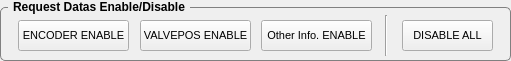
  <widget class="QGroupBox" name="GB_JointSelection_6">
   <property name="geometry">
    <rect>
     <x>10</x>
     <y>196</y>
     <width>511</width>
     <height>61</height>
    </rect>
   </property>
   <property name="font">
    <font>
     <weight>75</weight>
     <bold>true</bold>
    </font>
   </property>
   <property name="styleSheet">
    <string notr="true">QGroupBox {
    border: 1px solid gray;
    border-radius: 5px;
    margin-top: 7px;
}

QGroupBox::title {
    subcontrol-origin: margin;
    left: 8px;
    padding: 0 3px 0 3px;
}
</string>
   </property>
   <property name="title">
    <string>Request Datas Enable/Disable</string>
   </property>
   <widget class="QPushButton" name="BTN_VALVEPOS_ENABLE">
    <property name="geometry">
     <rect>
      <x>140</x>
      <y>20</y>
      <width>111</width>
      <height>31</height>
     </rect>
    </property>
    <property name="font">
     <font>
      <pointsize>8</pointsize>
     </font>
    </property>
    <property name="styleSheet">
     <string notr="true"/>
    </property>
    <property name="text">
     <string>VALVEPOS ENABLE</string>
    </property>
   </widget>
   <widget class="QPushButton" name="BTN_ENC_ENABLE">
    <property name="geometry">
     <rect>
      <x>18</x>
      <y>20</y>
      <width>111</width>
      <height>31</height>
     </rect>
    </property>
    <property name="font">
     <font>
      <pointsize>8</pointsize>
     </font>
    </property>
    <property name="styleSheet">
     <string notr="true"/>
    </property>
    <property name="text">
     <string>ENCODER ENABLE</string>
    </property>
   </widget>
   <widget class="QPushButton" name="BTN_DISABLE_ALL">
    <property name="geometry">
     <rect>
      <x>402</x>
      <y>20</y>
      <width>91</width>
      <height>31</height>
     </rect>
    </property>
    <property name="font">
     <font>
      <pointsize>8</pointsize>
     </font>
    </property>
    <property name="styleSheet">
     <string notr="true"/>
    </property>
    <property name="text">
     <string>DISABLE ALL</string>
    </property>
   </widget>
   <widget class="Line" name="line">
    <property name="geometry">
     <rect>
      <x>378</x>
      <y>15</y>
      <width>16</width>
      <height>41</height>
     </rect>
    </property>
    <property name="orientation">
     <enum>Qt::Vertical</enum>
    </property>
   </widget>
   <widget class="QPushButton" name="BTN_SOMETHING_ENABLE">
    <property name="geometry">
     <rect>
      <x>261</x>
      <y>20</y>
      <width>111</width>
      <height>31</height>
     </rect>
    </property>
    <property name="font">
     <font>
      <pointsize>8</pointsize>
     </font>
    </property>
    <property name="styleSheet">
     <string notr="true"/>
    </property>
    <property name="text">
     <string>Other Info. ENABLE</string>
    </property>
   </widget>
  </widget>
